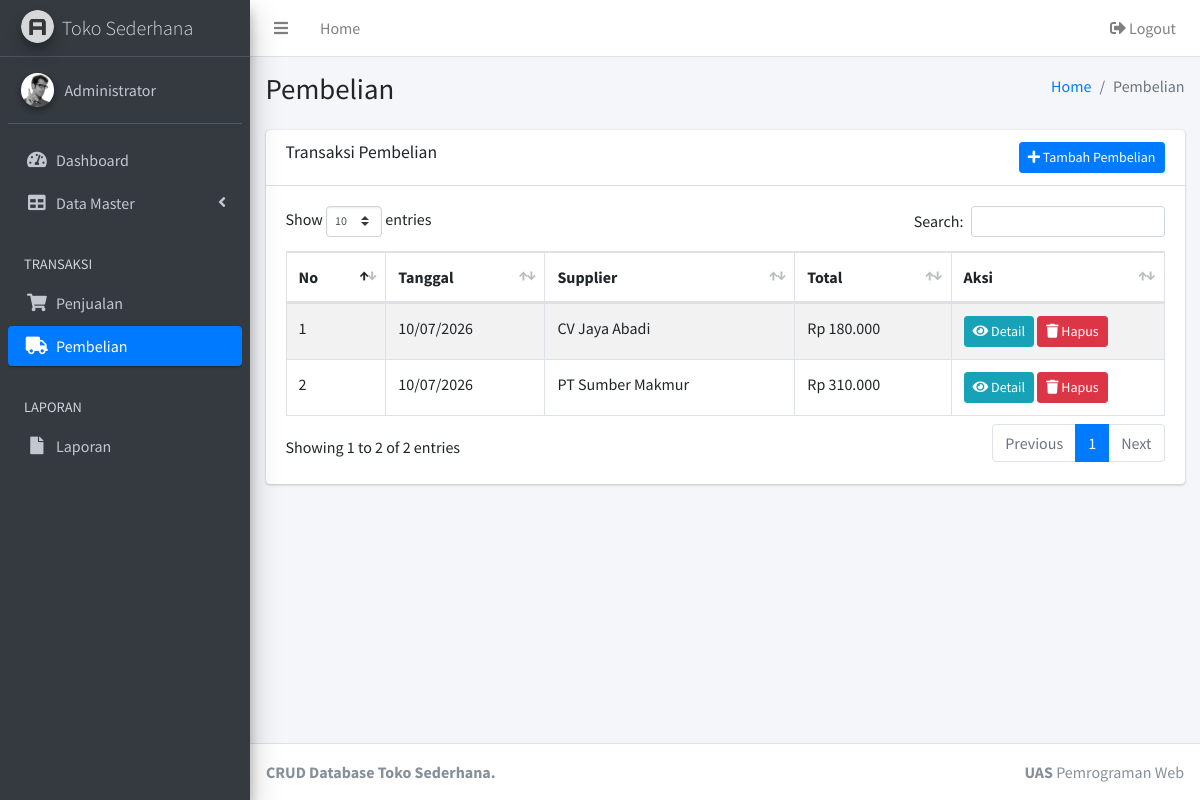
/pembelian.php (signed in), run on the app's committed database.
### tables this page shows
CREATE TABLE `pembelian` (
  `id_pembelian` int(11) NOT NULL AUTO_INCREMENT,
  `tanggal` date NOT NULL,
  `id_supplier` int(11) DEFAULT NULL,
  `total` decimal(12,2) NOT NULL DEFAULT 0.00,
  PRIMARY KEY (`id_pembelian`),
  KEY `id_supplier` (`id_supplier`),
  CONSTRAINT `pembelian_ibfk_1` FOREIGN KEY (`id_supplier`) REFERENCES `supplier` (`id_supplier`) ON DELETE SET NULL ON UPDATE CASCADE
);

CREATE TABLE `supplier` (
  `id_supplier` int(11) NOT NULL AUTO_INCREMENT,
  `nama_supplier` varchar(100) NOT NULL,
  `telepon` varchar(20) DEFAULT NULL,
  `alamat` text DEFAULT NULL,
  PRIMARY KEY (`id_supplier`)
);

### pembelian.php (the view, shortened to what this page needs)
<?php
require_once 'app.php';
$pembelians = fetch_all("SELECT p.*, s.nama_supplier FROM pembelian p LEFT JOIN supplier s ON p.id_supplier = s.id_supplier ORDER BY p.id_pembelian DESC");
?>
<div class="card">
  <div class="card-header">
    <h3 class="card-title">Transaksi Pembelian</h3>
    <button class="btn btn-primary btn-sm float-right" data-toggle="modal" data-target="#modalTambah"><i class="fas fa-plus"></i> Tambah Pembelian</button>
  </div>
  <div class="card-body table-responsive">
    <table class="table table-bordered table-striped datatable">
      <thead><tr><th>No</th><th>Tanggal</th><th>Supplier</th><th>Total</th><th width="170">Aksi</th></tr></thead>
      <tbody>
        <?php $no = 1; foreach ($pembelians as $row): ?>
          <tr>
            <td><?= $no++; ?></td>
            <td><?= tanggal($row['tanggal']); ?></td>
            <td><?= e($row['nama_supplier']); ?></td>
            <td><?= rupiah($row['total']); ?></td>
            <td>
              <button class="btn btn-info btn-sm" data-toggle="modal" data-target="#modalDetail<?= $row['id_pembelian']; ?>"><i class="fas fa-eye"></i> Detail</button>
              <button class="btn btn-danger btn-sm" data-toggle="modal" data-target="#modalHapus<?= $row['id_pembelian']; ?>"><i class="fas fa-trash"></i> Hapus</button>
            </td>
          </tr>
        <?php endforeach; ?>
      </tbody>
    </table>
  </div>
</div>

### data on the page
pembelian: tanggal "10/07/2026", id_supplier.nama_supplier "CV Jaya Abadi", total "Rp 180.000"
pembelian: tanggal "10/07/2026", id_supplier.nama_supplier "PT Sumber Makmur", total "Rp 310.000"

### other printed values
current_user_name() "Administrator"
$title "Pembelian"
